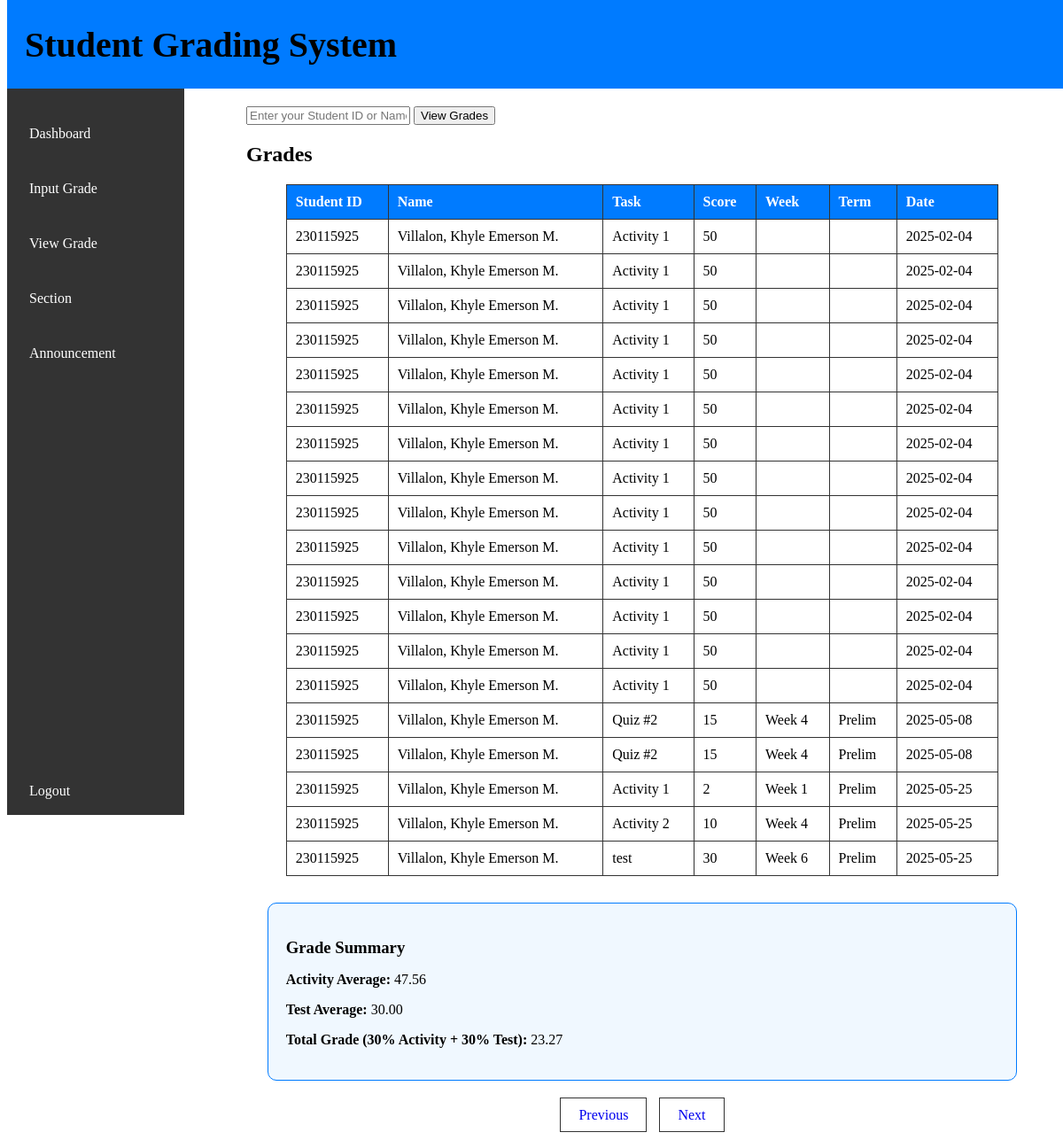
Page /teacher/view.php?id=230115925&page=2 on the committed database.
### tables this page shows
CREATE TABLE `grades` (
  `student_id` int(20) NOT NULL,
  `student_name` varchar(100) NOT NULL,
  `task_name` varchar(100) NOT NULL,
  `score` int(11) NOT NULL,
  `date` date NOT NULL,
  `week` varchar(20) DEFAULT NULL,
  `term` varchar(20) DEFAULT NULL,
  `subject` varchar(100) DEFAULT NULL
);

### teacher/view.php (the view, shortened to what this page needs)
<?php
include "../db.php";
$records_per_page = 20;
$page = isset($_GET['page']) ? (int)$_GET['page'] : 1;
$offset = ($page - 1) * $records_per_page;
$search = '';
$result = null;
if (isset($_GET['id']) && $_GET['id'] !== '') {
    $search = $_GET['id'];
    $stmt = $conn->prepare("SELECT student_id, student_name, task_name, score, week, term, date FROM grades WHERE student_id = ? OR student_name LIKE ? ORDER BY date ASC LIMIT ?, ?");
    $like = "%" . $search . "%";
    $stmt->bind_param("ssii", $search, $like, $offset, $records_per_page);
    $stmt->execute();
    $result = $stmt->get_result();
} else {
    $stmt = $conn->prepare("SELECT student_id, student_name, task_name, score, week, term, date FROM grades ORDER BY date ASC LIMIT ?, ?");
    $stmt->bind_param("ii", $offset, $records_per_page);
    $stmt->execute();
    $result = $stmt->get_result();
}
$total_stmt = $conn->prepare("SELECT COUNT(*) FROM grades");
$total_stmt->execute();
$total_result = $total_stmt->get_result();
$total_rows = $total_result->fetch_row()[0];
$total_pages = ceil($total_rows / $records_per_page);
$avg_activity = 0;
$avg_test = 0;
$final_grade = 0;
if ($search !== '') {
    $total_activity = 0;
    $count_activity = 0;
    $total_test = 0;
    $count_test = 0;
    $stmt_total = $conn->prepare("SELECT task_name, score FROM grades WHERE student_id = ? OR student_name LIKE ?");
    $stmt_total->bind_param("ss", $search, $like);
    $stmt_total->execute();
    $grades_result = $stmt_total->get_result();
    while ($grade = $grades_result->fetch_assoc()) {
        $task = strtolower(trim($grade['task_name']));
        $score = (float)$grade['score'];
        if (strpos($task, 'activity') !== false) {
            $total_activity += $score;
            $count_activity++;
        } elseif (strpos($task, 'test') !== false) {
            $total_test += $score;
            $count_test++;
        }
    }
    $avg_activity = $count_activity ? $total_activity / $count_activity : 0;
    $avg_test = $count_test ? $total_test / $count_test : 0;
    $final_grade = round(($avg_activity * 0.3) + ($avg_test * 0.3), 2);
}
?>
<!DOCTYPE html>
<html>
<head>
</head>
<body>
    <h1 class="title">Student Grading System</h1>
    <div class="sidebar">
        <a href="/grading-system/teacher/dashboard.php">Dashboard</a>
        <a href="/grading-system/teacher/input.php">Input Grade</a>
        <a href="/grading-system/teacher/view.php">View Grade</a>
        <a href="/grading-system/teacher/section.php">Section</a>
        <a href="/grading-system/teacher/announcement.php">Announcement</a>
        <br><br><br><br><br><br><br><br><br><br><br><br>
    <br><br><br><br><br><br><br><br><br><br><br><br>
    <a href="/grading-system/login.php?logout=1">Logout</a>
    </div>
    <div class="main-content">
        <form method="GET" action="view.php">
            <input type="text" name="id" placeholder="Enter your Student ID or Name" required>
            <button type="submit">View Grades</button>
        </form>
        <h2>Grades</h2>
        <table>
            <tr>
                <th>Student ID</th>
                <th>Name</th>
                <th>Task</th>
                <th>Score</th>
                <th>Week</th>
                <th>Term</th>
                <th>Date</th>
            </tr>
            <?php while ($row = $result->fetch_assoc()) { ?>
                <tr>
                    <td><?= htmlspecialchars($row["student_id"]) ?></td>
                    <td><?= htmlspecialchars($row["student_name"]) ?></td>
                    <td><?= htmlspecialchars($row["task_name"]) ?></td>
                    <td><?= htmlspecialchars($row["score"]) ?></td>
                    <td><?= htmlspecialchars($row["week"]) ?></td>
                    <td><?= htmlspecialchars($row["term"]) ?></td>
                    <td><?= htmlspecialchars($row["date"]) ?></td>
                </tr>
            <?php } ?>
        </table>
        <?php if ($search !== ''): ?>
            <div class="summary-box">
                <h3>Grade Summary</h3>
                <p><strong>Activity Average:</strong> <?= number_format($avg_activity, 2) ?></p>
                <p><strong>Test Average:</strong> <?= number_format($avg_test, 2) ?></p>
                <p><strong>Total Grade (30% Activity + 30% Test):</strong> <?= number_format($final_grade, 2) ?></p>
            </div>
        <?php endif; ?>
        <div class="divider">
            <?php if ($page > 1) { ?>
                <a href="?id=<?= htmlspecialchars($search) ?>&page=<?= $page - 1 ?>">Previous</a>
            <?php } ?>
            <?php if ($page < $total_pages) { ?>
                <a href="?id=<?= htmlspecialchars($search) ?>&page=<?= $page + 1 ?>">Next</a>
            <?php } ?>
        </div>
    </div>
</body>
</html>

### teacher/view.php (style rules this page uses)
.title { background-color: #007bff; width: 100%; font-size: 40px; height: 100px; position: fixed; margin-top: -100px; align-items: center; display: flex; padding-left: 20px; }
.sidebar { width: 200px; background-color: #333; height: 100vh; position: fixed; padding-top: 20px; color: white; }
.sidebar a { display: block; color: white; padding: 22px 25px; text-decoration: none; transition: background 0.3s; }
.main-content { margin-top: 100px; margin-left: 250px; padding: 20px; }
table { border-collapse: collapse; width: 90%; margin: 20px auto; }
th, td { border: 1px solid #333; padding: 10px; text-align: left; }
th { background-color: #007bff; color: white; }
.divider { text-align: center; margin-top: 20px; }
.divider a { padding: 10px 20px; text-decoration: none; border: 1px solid #333; margin: 0 5px; }
.summary-box { width: 90%; margin: 30px auto; padding: 20px; border: 1px solid #007bff; border-radius: 10px; background-color: #f0f8ff; }
.summary-box h3 { margin-bottom: 10px; }

### rows in the picture
grades: student "230115925", student_name "Villalon, Khyle Emerson M.", task_name "Activity 1", score "50", date "2025-02-04"
grades: student "230115925", student_name "Villalon, Khyle Emerson M.", task_name "Activity 1", score "50", date "2025-02-04"
grades: student "230115925", student_name "Villalon, Khyle Emerson M.", task_name "Activity 1", score "50", date "2025-02-04"
grades: student "230115925", student_name "Villalon, Khyle Emerson M.", task_name "Activity 1", score "50", date "2025-02-04"
grades: student "230115925", student_name "Villalon, Khyle Emerson M.", task_name "Activity 1", score "50", date "2025-02-04"
grades: student "230115925", student_name "Villalon, Khyle Emerson M.", task_name "Activity 1", score "50", date "2025-02-04"
grades: student "230115925", student_name "Villalon, Khyle Emerson M.", task_name "Activity 1", score "50", date "2025-02-04"
grades: student "230115925", student_name "Villalon, Khyle Emerson M.", task_name "Activity 1", score "50", date "2025-02-04"
grades: student "230115925", student_name "Villalon, Khyle Emerson M.", task_name "Activity 1", score "50", date "2025-02-04"
grades: student "230115925", student_name "Villalon, Khyle Emerson M.", task_name "Activity 1", score "50", date "2025-02-04"
grades: student "230115925", student_name "Villalon, Khyle Emerson M.", task_name "Activity 1", score "50", date "2025-02-04"
grades: student "230115925", student_name "Villalon, Khyle Emerson M.", task_name "Activity 1", score "50", date "2025-02-04"
grades: student "230115925", student_name "Villalon, Khyle Emerson M.", task_name "Activity 1", score "50", date "2025-02-04"
grades: student "230115925", student_name "Villalon, Khyle Emerson M.", task_name "Activity 1", score "50", date "2025-02-04"
grades: student "230115925", student_name "Villalon, Khyle Emerson M.", task_name "Quiz #2", score "15", week "Week 4", term "Prelim", date "2025-05-08"
grades: student "230115925", student_name "Villalon, Khyle Emerson M.", task_name "Quiz #2", score "15", week "Week 4", term "Prelim", date "2025-05-08"
grades: student "230115925", student_name "Villalon, Khyle Emerson M.", task_name "Activity 1", score "2", week "Week 1", term "Prelim", date "2025-05-25"
grades: student "230115925", student_name "Villalon, Khyle Emerson M.", task_name "Activity 2", score "10", week "Week 4", term "Prelim", date "2025-05-25"
grades: student "230115925", student_name "Villalon, Khyle Emerson M.", task_name "test", score "30", week "Week 6", term "Prelim", date "2025-05-25"

### other values in the picture
$avg_activity "47.56"
$avg_test "30.00"
$final_grade "23.27"
